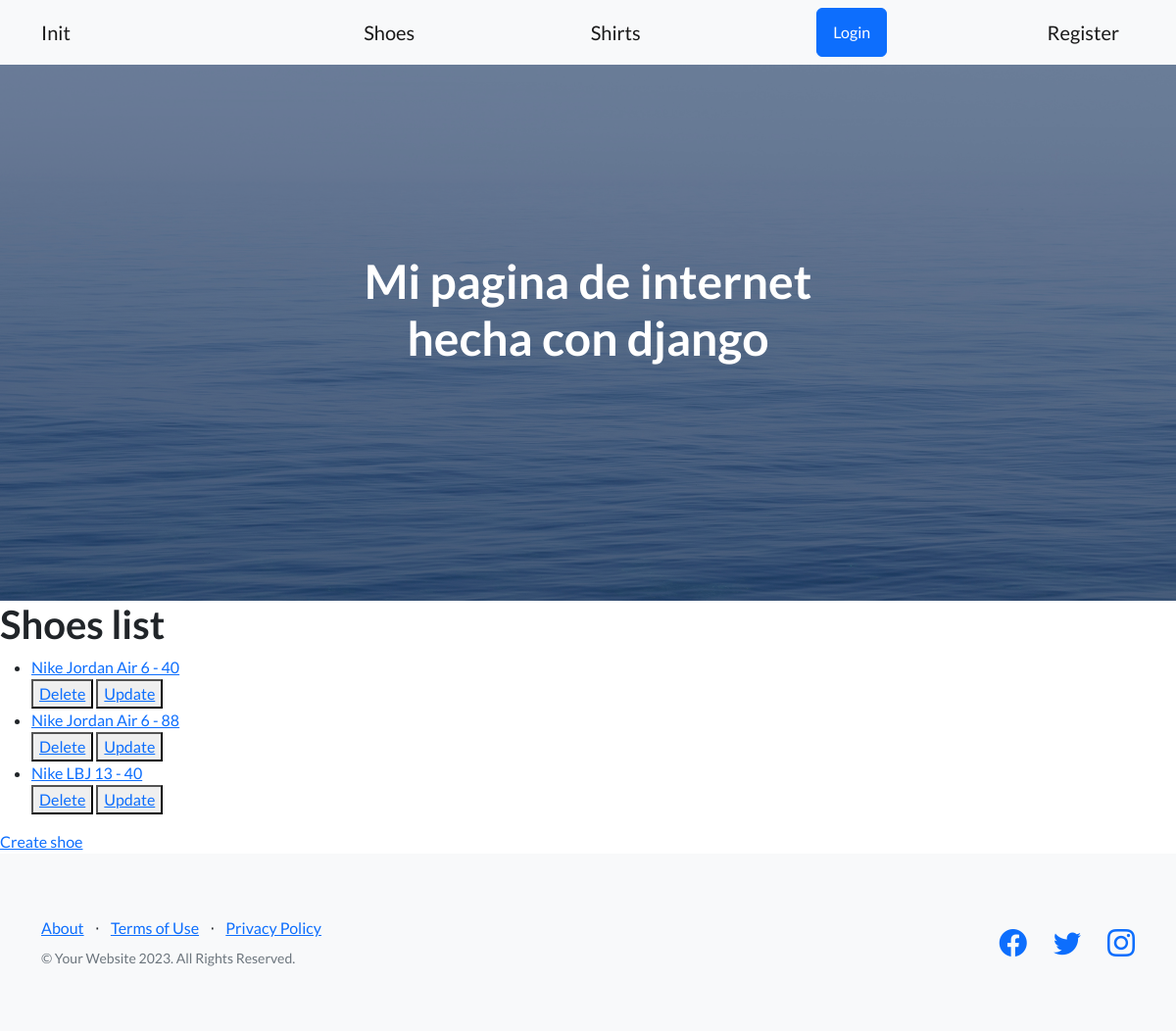
The page /app-coder/shoes-list on the database its author committed.
### AppCoder/models.py (models this page shows)
class Shoe(models.Model):
  model = models.CharField(max_length=100)
  size = models.IntegerField( validators=[
            MinValueValidator(36),
            MaxValueValidator(44)
        ])
  price = models.IntegerField()
  image = models.ImageField(upload_to='shoes/', blank=True, null=True)
  def __str__(self):
    return f'{self.model} - {self.size}'
  class Meta():
    ordering = ('model','size')

### AppCoder/views.py (the view)
# urls.py: path('shoes-list', Shoes_List.as_view(), name='Shoes_List'),
class Shoes_List(ListView):
  model = Shoe
  template_name = 'shoes_list.html'
  context_object_name = 'shoes'

### AppCoder/templates/shoes_list.html
{% extends 'main.html' %} {% block changing_content %}
<h1>Shoes list</h1>
<ul>
  {% for shoe in shoes %}
  <li><a href="{% url 'Shoe_Detail' shoe.id %}">{{shoe}}</a></li>
  <div>
    <button>
      <a href="{% url 'Delete_Shoe' shoe.id %}">Delete</a>
    </button>
    <button>
      <a href="{% url 'Update_Shoe' shoe.id %}">Update</a>
    </button>
  </div>
  {% endfor %}
</ul>
<a href="{% url 'Create_Shoe' %}">Create shoe</a>
{% endblock changing_content%}

### rows shown on the page
Shoe: model+size "Nike Jordan Air 6 - 40"
Shoe: model+size "Nike Jordan Air 6 - 88"
Shoe: model+size "Nike LBJ 13 - 40"
